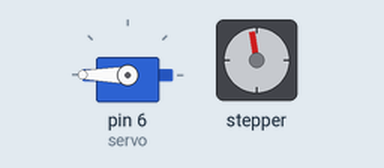
Recording of a sketch running on a simulated Arduino Uno, built with avr-gcc and run on an emulated ATmega328P. On the bench: servo, stepper motor. Stepper angles assume 2048 steps per turn.

Above: at 0.64 s.
At 11.8 s:
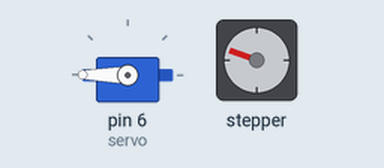
At 23.0 s:
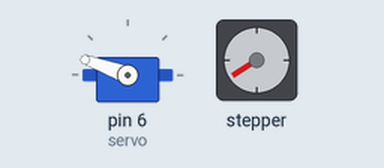
At 39.02 s:
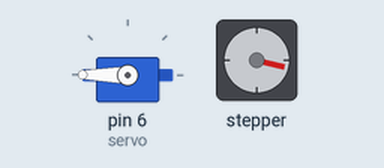
Timing chart, 0 to 40.0 s (numbered marks = the images above):
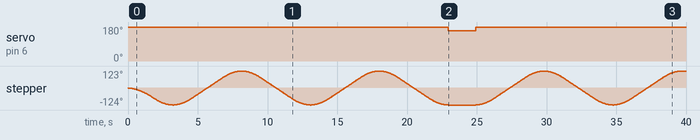

Measured:
- by itself, servo on pin 6 (servo): 180° → 160° at 22.9 s, → 180° 2.0 s later
- by itself, stepper: turns 124° counter-clockwise in 3.2 s, then 247° clockwise in 4.9 s, then 247° counter-clockwise in 4.9 s, then 247° clockwise in 4.9 s, and so on

The sketch:

demo.ino
```cpp
// демо - основные возможности библиотеки

#include <GyverStepper.h>
#include <Servo.h> //используем библиотеку для работы с сервоприводом

int inByte=180;
Servo servo;
GStepper<STEPPER4WIRE> stepper(2048, 5, 3, 4, 2);
// мотор с драйвером ULN2003 подключается по порядку пинов, но крайние нужно поменять местами
// то есть у меня подключено D2-IN1, D3-IN2, D4-IN3, D5-IN4, но в программе поменял 5 и 2

// создание объекта
// steps - шагов на один оборот вала (для расчётов с градусами)
// step, dir, pin1, pin2, pin3, pin4 - любые GPIO
// en - пин отключения драйвера, любой GPIO
//GStepper<STEPPER2WIRE> stepper(steps, step, dir);                   // драйвер step-dir
//GStepper<STEPPER2WIRE> stepper(steps, step, dir, en);               // драйвер step-dir + пин enable
//GStepper<STEPPER4WIRE> stepper(steps, pin1, pin2, pin3, pin4);      // драйвер 4 пин
//GStepper<STEPPER4WIRE> stepper(steps, pin1, pin2, pin3, pin4, en);  // драйвер 4 пин + enable
//GStepper<STEPPER4WIRE_HALF> stepper(steps, pin1, pin2, pin3, pin4);     // драйвер 4 пин полушаг
//GStepper<STEPPER4WIRE_HALF> stepper(steps, pin1, pin2, pin3, pin4, en); // драйвер 4 пин полушаг + enable
int i, j;
void setup() {
  Serial.begin(115200);
  // режим поддержания скорости
  stepper.setRunMode(KEEP_SPEED);

  // можно установить скорость
  stepper.setSpeed(90);    // в шагах/сек
//  stepper.setSpeedDeg(80);  // в градусах/сек

  // режим следования к целевй позиции
  stepper.setRunMode(FOLLOW_POS);

  // можно установить позицию
  stepper.setTarget(0);    // в шагах
 // stepper.setTargetDeg(-360);  // в градусах

  // установка макс. скорости в градусах/сек
  stepper.setMaxSpeedDeg(400);

  // установка макс. скорости в шагах/сек
  stepper.setMaxSpeed(400);

  // установка ускорения в градусах/сек/сек
  stepper.setAccelerationDeg(300);

  // установка ускорения в шагах/сек/сек
  stepper.setAcceleration(300);

  // отключать мотор при достижении цели
  stepper.autoPower(true);

  // включить мотор (если указан пин en)
  stepper.enable();


servo.attach(6);

  Serial.begin(9600);

  servo.write(180);
}

void loop() {
  // просто крутим туды-сюды
  if (!stepper.tick()) {
   if (i>=5){

 j++;
      servo.write(160);
      delay(2000);
      i=0;
      servo.write(180);

     }
  i++;
  if (j>=5)
  {servo.write(160);
   static bool dir;
   dir = !dir;
    stepper.setTarget(dir ? -700 :700);
    j=0;

    }
  static bool dir;
   dir = !dir;
    stepper.setTarget(dir ? -700 :700);
  }
}
```
